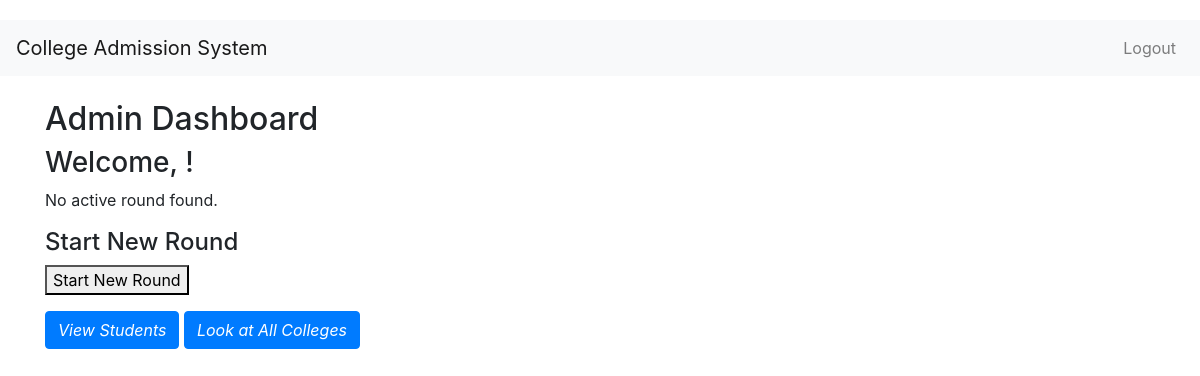
Before: /admin/dashboard with the older database file.
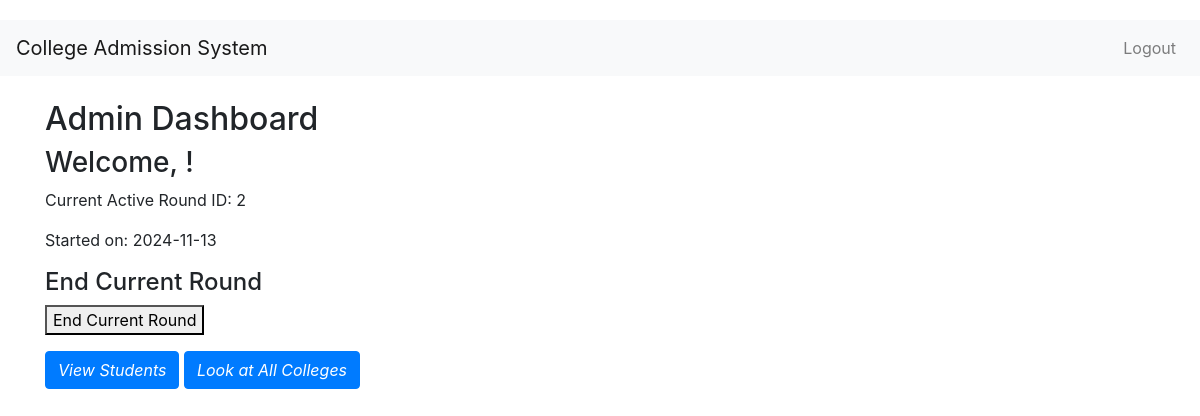
After: the same page with the newer database file.
### controllers/model.py (models this page shows)
class Round(db.Model):
    __tablename__ = 'rounds'
    round_id = db.Column(db.Integer, primary_key=True)
    start_date = db.Column(db.Date, nullable=False)
    end_date = db.Column(db.Date, nullable=True)
    is_active = db.Column(db.Boolean, nullable=False, default=False)
    student_allotments = db.relationship('StudentAllotment', back_populates='round')

### controllers/routes.py (the view)
@main.route('/admin/dashboard')
def admin_dashboard():
    current_user_id = session.get('user_id')
    admin = Admin.query.get(current_user_id)
    active_round = Round.query.filter_by(is_active=True).first()
    latest_round = Round.query.order_by(Round.round_id.desc()).first()
    return render_template('admin_dashboard.html',admin=admin,active_round=active_round,
                           latest_round=latest_round)

### templates/admin_dashboard.html (shortened to what this page needs)
{% extends "base.html" %}
{% block content %}
    <h2>Admin Dashboard</h2>
    <h3>Welcome, {{ admin.username }}!</h3>
    {% if active_round %}
        <p>Current Active Round ID: {{ active_round.round_id }}</p>
        <p>Started on: {{ active_round.start_date }}</p>
        <h4>End Current Round</h4>
        <form action="{{ url_for('main.end_round', round_id=active_round.round_id) }}" method="post">
            <button type="submit">End Current Round</button>
        </form>
    {% else %}
        <p>No active round found.</p>
        <h4>Start New Round</h4>
        <form action="{{ url_for('main.add_round') }}" method="post">
            <button type="submit">Start New Round</button>
        </form>
    {% endif %}
     <a href="{{ url_for('main.view_students') }}" class="btn btn-primary mt-3">View Students</a>
     <a href="{{ url_for('main.view_colleges') }}" class="btn btn-primary mt-3">Look at All Colleges</a>
{% endblock %}

Changed rows visible on the page:
added Round: round_id "2", start_date "2024-11-13"
Other visible differences:
text no longer shown: "No active round found. Start New Round Start New Round"
text now shown: "Current Active Round ID: Started on: End Current Round End Current Round"
